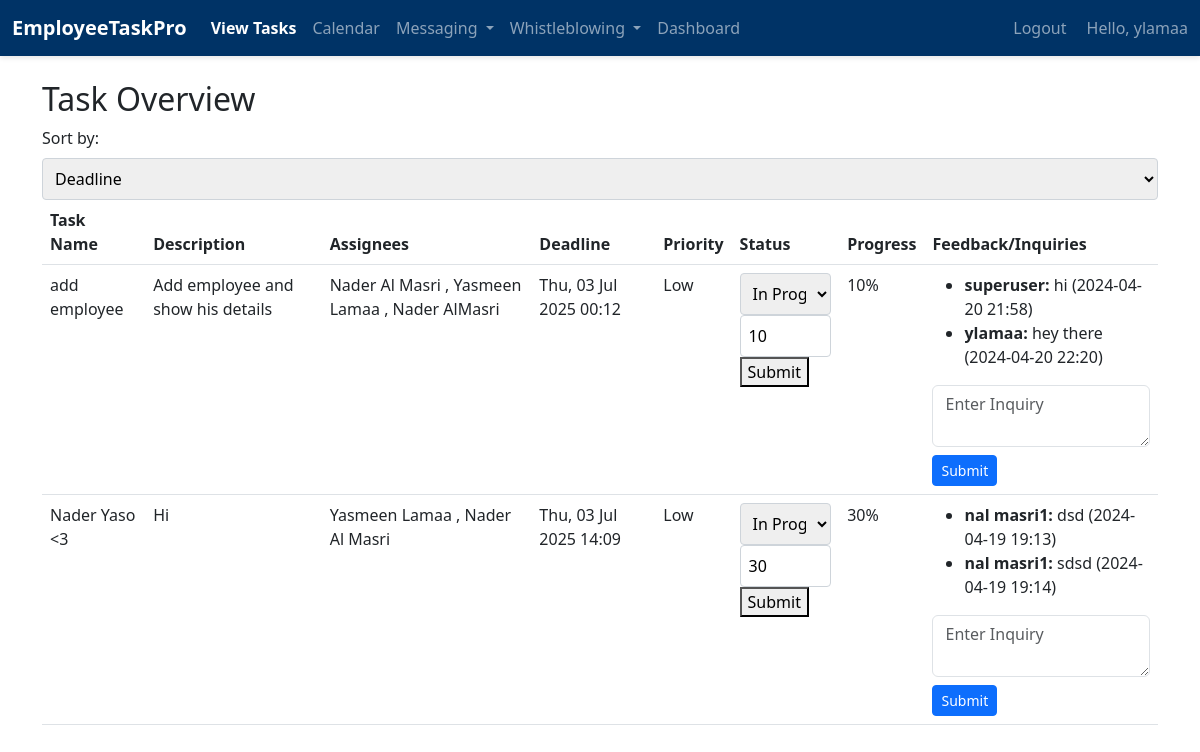
Page /emp/my-tasks/ (signed in) on the earlier database version.
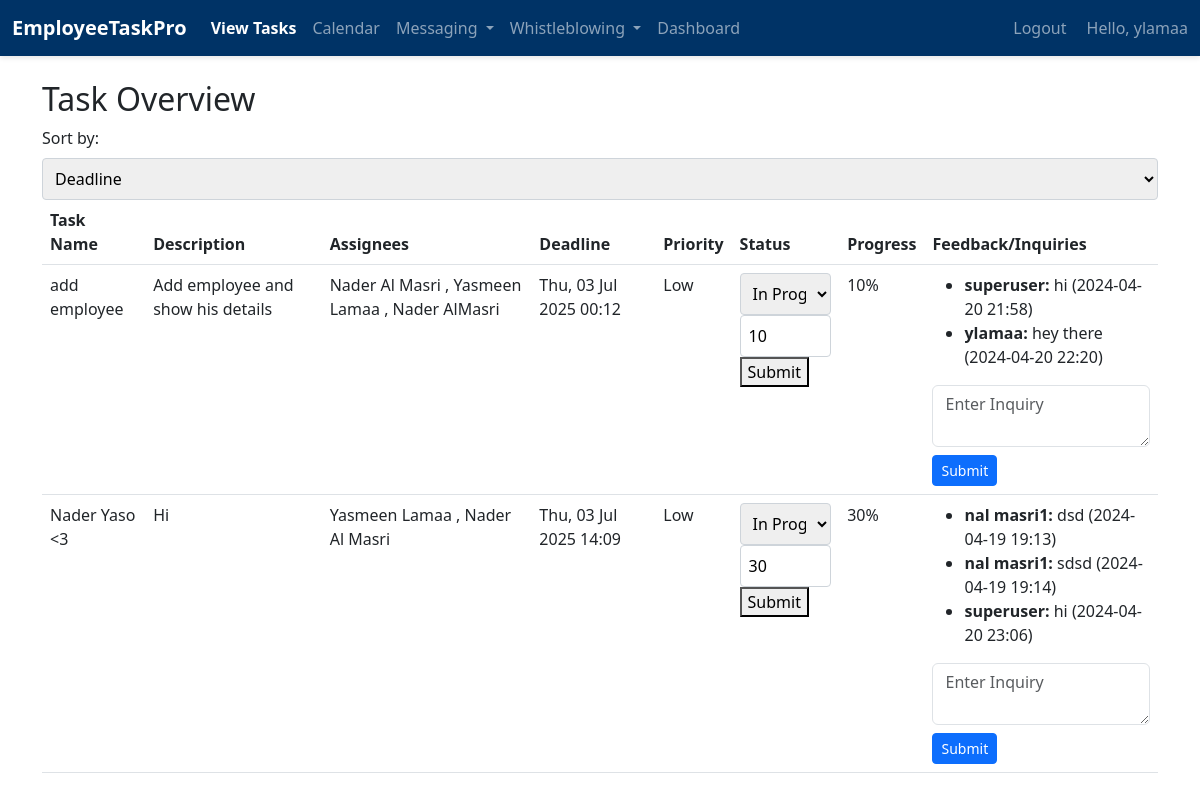
Same page on the later database version.
### emp/models.py (models this page shows, shortened)
class TaskAssignee(models.Model):
    task = models.ForeignKey('Task', on_delete=models.CASCADE)
    emp = models.ForeignKey('Emp', on_delete=models.CASCADE)
    weight = models.IntegerField(help_text='Percentage of task responsibility')
    status = models.CharField(
        max_length=50,
        choices=[('Not Started', 'Not Started'), ('In Progress', 'In Progress'), ('Completed', 'Completed')],
        default='Not Started'
    )
    progress = models.IntegerField(default=0, help_text='Specific progress for tasks that are "In Progress"', validators=[MinValueValidator(0), MaxValueValidator(100)])
    class Meta:
        unique_together = ('task', 'emp')

class Task(models.Model):
    title = models.CharField(max_length=200)
    description = models.TextField(blank=True, null=True)
    deadline = models.DateTimeField(null=True, blank=True)
    feedback = models.TextField(blank=True, null=True)
    urgency = models.CharField(
        max_length=50,
        choices=[('Low', 'Low'), ('Medium', 'Medium'), ('High', 'High')],
        default='Low'
    )
    status = models.CharField(
        max_length=50,
        choices=[('Not Started', 'Not Started'), ('In Progress', 'In Progress'), ('Completed', 'Completed')],
        default='Not Started'
    )
    progress_percentage = models.IntegerField(default=0, validators=[MinValueValidator(0), MaxValueValidator(100)],
                                              help_text='Progress percentage for tasks that are "In Progress"')
    date_created = models.DateTimeField(default=timezone.now)
    date_updated = models.DateTimeField(auto_now=True)

class Emp(models.Model):
    firstname=models.CharField(max_length=200)
    fathername=models.CharField(max_length=200)
    lastname=models.CharField(max_length=200)
    gender = models.TextField(blank=True,null= True)
    dob = models.DateField(blank=True,null= True)
    emp_id=models.CharField(max_length=200)
    phone = models.CharField(max_length=20, null=True)
    email = models.EmailField(null=True)
    date_hired = models.DateField(default=timezone.now)
    salary = models.FloatField(default=0)
    date_added = models.DateTimeField(default=timezone.now)
    date_updated = models.DateTimeField(auto_now=True)
    address = models.CharField(max_length=100, null=True)
    status=models.BooleanField(default=True)
    department=models.CharField(max_length=200, null=True)
    user = models.OneToOneField(User, on_delete=models.CASCADE, null=True)

class Feedback(models.Model):
    task = models.ForeignKey(Task, related_name='feedbacks', on_delete=models.CASCADE)
    content = models.TextField()
    created_by = models.ForeignKey(User, on_delete=models.CASCADE)
    created_at = models.DateTimeField(auto_now_add=True)

### emp/views.py (the view, shortened to what this page needs)
# urls.py: path("my-tasks/", my_tasks, name='my_tasks'),
@login_required
def my_tasks(request):
    user_emp = request.user.emp if hasattr(request.user, 'emp') else None
    sort = request.GET.get('sort', 'deadline')  # Default sorting by deadline
    task_assignees = TaskAssignee.objects.filter(emp=user_emp).exclude(status='Completed').select_related('task')
    if sort == 'urgency':
        task_assignees = task_assignees.order_by(Case(
            When(task__urgency='High', then=1),
            When(task__urgency='Medium', then=2),
            When(task__urgency='Low', then=3),
            default=4
        ))
    else:  # Default sort by deadline
        task_assignees = task_assignees.order_by('task__deadline')
    tasks_with_progress = [{
        'task_assignee': task_assignee,
        'progress': task_assignee.progress,
        'status': task_assignee.status
    } for task_assignee in task_assignees]
    context = {
        'tasks_with_progress': tasks_with_progress,
        'user_emp': user_emp,
        'current_sort': sort,
    }
    return render(request, 'emp/my_tasks.html', context)

### emp/context_processors.py (called while the page is built)
def user_roles(request):
    is_hr_or_manager = request.user.groups.filter(name__in=['HR', 'Manager']).exists()
    is_employee = request.user.groups.filter(name='Employee').exists()
    return {
        'is_hr_or_manager': is_hr_or_manager,
        'is_employee': is_employee,
    }

### templates/emp/my_tasks.html (shortened to what this page needs)
{% load static %}
<!doctype html>
<html lang="en">
<head>
    <link href="https://cdn.jsdelivr.net/npm/bootstrap@5.2.2/dist/css/bootstrap.min.css" rel="stylesheet">
    <link href="https://cdn.jsdelivr.net/npm/select2@4.1.0-beta.1/dist/css/select2.min.css" rel="stylesheet">
    <link rel="stylesheet" href="{% static 'css/assigntask.css' %}">
</head>
<body>
    {% include 'emp/navbar.html' %}
    <div class="container my-4">
        <h2>Task Overview</h2>
        <form method="get" action="">
            <label for="sort">Sort by:</label>
            <select name="sort" onchange="this.form.submit()">
                <option value="deadline" {% if current_sort == 'deadline' %}selected{% endif %}>Deadline</option>
            </select>
        </form>
        <table class="table">
            <thead>
                <tr>
                    <th>Task Name</th>
                    <th>Description</th>
                    <th>Assignees</th>
                    <th>Deadline</th>
                    <th>Priority</th>
                    <th>Status</th>
                    <th>Progress</th>
                    <th>Feedback/Inquiries</th>
                </tr>
            </thead>
            <tbody>
                {% for tp in tasks_with_progress %}
                <tr>
                    <td>{{ tp.task_assignee.task.title }}</td>
                    <td>{{ tp.task_assignee.task.description }}</td>
                    <td>
                        {% for assignment in tp.task_assignee.task.taskassignee_set.all %}
                            {{ assignment.emp.user.get_full_name }}
                            {% if not forloop.last %}, {% endif %}
                        {% endfor %}
                    </td>
                    <td>{{ tp.task_assignee.task.deadline|date:"D, d M Y H:i" }}</td>
                    <td>{{ tp.task_assignee.task.urgency }}</td>
                    <td>
                        <form method="post" action="{% url 'emp:my_tasks' %}">
                            <select name="status" class="status-dropdown" onchange="checkStatus(this)">
                                <option value="In Progress" {% if tp.task_assignee.status == "In Progress" %}selected{% endif %}>In Progress</option>
                            </select>
                            <input type="number" name="progress" class="progress-input" style="display: none;" min="{{ tp.task_assignee.progress }}" max="100" placeholder="Enter progress %" value="{{ tp.task_assignee.progress }}">
                            <button type="submit" class="submit-btn" style="display: none;">Submit</button>
                        </form>
                    </td>
                    <td>{{ tp.progress }}%</td>
                    <td>
                        <ul>
                            {% for feedback in tp.task_assignee.task.feedbacks.all %}
                            <li><strong>{{ feedback.created_by.username }}:</strong> {{ feedback.content }} ({{ feedback.created_at|date:"Y-m-d H:i" }})</li>
                            {% empty %}
                            <li>No feedback yet.</li>
                            {% endfor %}
                        </ul>
                        {% if tp.task_assignee.task.id %}
                        <form action="{% url 'emp:add_task_feedback' tp.task_assignee.task.id %}" method="post">
                            <textarea name="feedback" class="form-control mb-2" placeholder="Enter Inquiry"></textarea>
                            <button type="submit" class="btn btn-primary btn-sm">Submit</button>
                        </form>
                        {% else %}
                        <div>Error: Task ID is missing or invalid, cannot submit feedback.</div>
                        {% endif %}
                </tr>
                {% empty %}
                <tr>
                    <td colspan="6" class="text-center">No tasks assigned.</td>
                </tr>
                {% endfor %}
            </tbody>
        </table>
    </div>
</body>
</html>

Differences in the rows shown:
added Feedback: created_by.username "superuser", content "hi", created_at "2024-04-20 23:06", shown under TaskAssignee "Nader Yaso <3"
